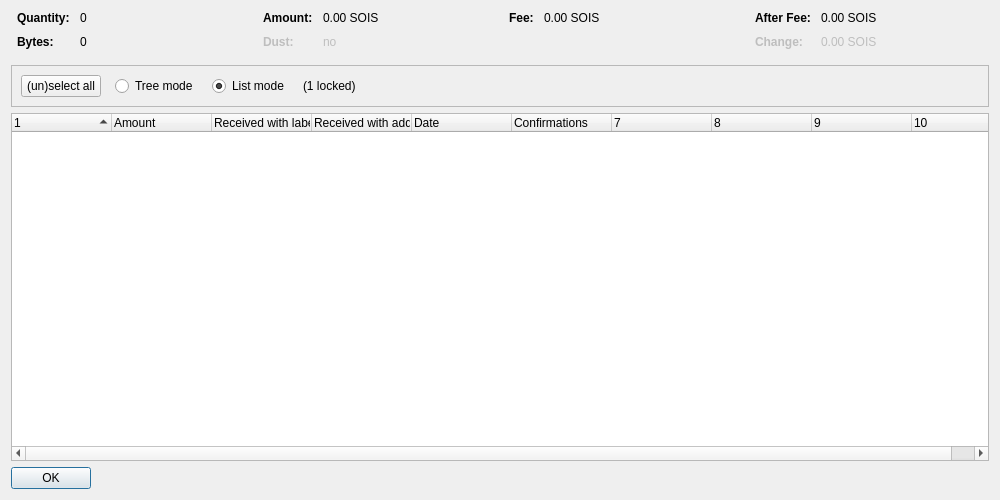
<?xml version="1.0" encoding="UTF-8"?>
<ui version="4.0">
 <class>CoinControlDialog</class>
 <widget class="QDialog" name="CoinControlDialog">
  <property name="geometry">
   <rect>
    <x>0</x>
    <y>0</y>
    <width>1000</width>
    <height>500</height>
   </rect>
  </property>
  <property name="windowTitle">
   <string>Coin Selection</string>
  </property>
  <layout class="QVBoxLayout" name="verticalLayout">
   <item>
    <layout class="QHBoxLayout" name="horizontalLayoutTop" stretch="0,0,0,0">
     <property name="topMargin">
      <number>0</number>
     </property>
     <property name="bottomMargin">
      <number>10</number>
     </property>
     <item>
      <layout class="QFormLayout" name="formLayoutCoinControl1">
       <property name="horizontalSpacing">
        <number>10</number>
       </property>
       <property name="verticalSpacing">
        <number>10</number>
       </property>
       <property name="leftMargin">
        <number>6</number>
       </property>
       <property name="rightMargin">
        <number>6</number>
       </property>
       <item row="0" column="0">
        <widget class="QLabel" name="labelCoinControlQuantityText">
         <property name="font">
          <font>
           <weight>75</weight>
           <bold>true</bold>
          </font>
         </property>
         <property name="text">
          <string>Quantity:</string>
         </property>
        </widget>
       </item>
       <item row="0" column="1">
        <widget class="QLabel" name="labelCoinControlQuantity">
         <property name="cursor">
          <cursorShape>IBeamCursor</cursorShape>
         </property>
         <property name="contextMenuPolicy">
          <enum>Qt::ActionsContextMenu</enum>
         </property>
         <property name="text">
          <string notr="true">0</string>
         </property>
         <property name="textInteractionFlags">
          <set>Qt::LinksAccessibleByMouse|Qt::TextSelectableByKeyboard|Qt::TextSelectableByMouse</set>
         </property>
        </widget>
       </item>
       <item row="1" column="0">
        <widget class="QLabel" name="labelCoinControlBytesText">
         <property name="font">
          <font>
           <weight>75</weight>
           <bold>true</bold>
          </font>
         </property>
         <property name="text">
          <string>Bytes:</string>
         </property>
        </widget>
       </item>
       <item row="1" column="1">
        <widget class="QLabel" name="labelCoinControlBytes">
         <property name="cursor">
          <cursorShape>IBeamCursor</cursorShape>
         </property>
         <property name="contextMenuPolicy">
          <enum>Qt::ActionsContextMenu</enum>
         </property>
         <property name="text">
          <string notr="true">0</string>
         </property>
         <property name="textInteractionFlags">
          <set>Qt::LinksAccessibleByMouse|Qt::TextSelectableByKeyboard|Qt::TextSelectableByMouse</set>
         </property>
        </widget>
       </item>
      </layout>
     </item>
     <item>
      <layout class="QFormLayout" name="formLayoutCoinControl2">
       <property name="horizontalSpacing">
        <number>10</number>
       </property>
       <property name="verticalSpacing">
        <number>10</number>
       </property>
       <property name="leftMargin">
        <number>6</number>
       </property>
       <property name="rightMargin">
        <number>6</number>
       </property>
       <item row="0" column="0">
        <widget class="QLabel" name="labelCoinControlAmountText">
         <property name="font">
          <font>
           <weight>75</weight>
           <bold>true</bold>
          </font>
         </property>
         <property name="text">
          <string>Amount:</string>
         </property>
        </widget>
       </item>
       <item row="0" column="1">
        <widget class="QLabel" name="labelCoinControlAmount">
         <property name="cursor">
          <cursorShape>IBeamCursor</cursorShape>
         </property>
         <property name="contextMenuPolicy">
          <enum>Qt::ActionsContextMenu</enum>
         </property>
         <property name="text">
          <string notr="true">0.00 SOIS</string>
         </property>
         <property name="textInteractionFlags">
          <set>Qt::LinksAccessibleByMouse|Qt::TextSelectableByKeyboard|Qt::TextSelectableByMouse</set>
         </property>
        </widget>
       </item>
       <item row="1" column="0">
        <widget class="QLabel" name="labelCoinControlLowOutputText">
         <property name="enabled">
          <bool>false</bool>
         </property>
         <property name="font">
          <font>
           <weight>75</weight>
           <bold>true</bold>
          </font>
         </property>
         <property name="text">
          <string>Dust:</string>
         </property>
        </widget>
       </item>
       <item row="1" column="1">
        <widget class="QLabel" name="labelCoinControlLowOutput">
         <property name="enabled">
          <bool>false</bool>
         </property>
         <property name="cursor">
          <cursorShape>IBeamCursor</cursorShape>
         </property>
         <property name="contextMenuPolicy">
          <enum>Qt::ActionsContextMenu</enum>
         </property>
         <property name="text">
          <string notr="true">no</string>
         </property>
         <property name="textInteractionFlags">
          <set>Qt::LinksAccessibleByMouse|Qt::TextSelectableByKeyboard|Qt::TextSelectableByMouse</set>
         </property>
        </widget>
       </item>
      </layout>
     </item>
     <item>
      <layout class="QFormLayout" name="formLayoutCoinControl3">
       <property name="horizontalSpacing">
        <number>10</number>
       </property>
       <property name="verticalSpacing">
        <number>10</number>
       </property>
       <property name="leftMargin">
        <number>6</number>
       </property>
       <property name="rightMargin">
        <number>6</number>
       </property>
       <item row="0" column="0">
        <widget class="QLabel" name="labelCoinControlFeeText">
         <property name="font">
          <font>
           <weight>75</weight>
           <bold>true</bold>
          </font>
         </property>
         <property name="text">
          <string>Fee:</string>
         </property>
        </widget>
       </item>
       <item row="0" column="1">
        <widget class="QLabel" name="labelCoinControlFee">
         <property name="cursor">
          <cursorShape>IBeamCursor</cursorShape>
         </property>
         <property name="contextMenuPolicy">
          <enum>Qt::ActionsContextMenu</enum>
         </property>
         <property name="text">
          <string notr="true">0.00 SOIS</string>
         </property>
         <property name="textInteractionFlags">
          <set>Qt::LinksAccessibleByMouse|Qt::TextSelectableByKeyboard|Qt::TextSelectableByMouse</set>
         </property>
        </widget>
       </item>
      </layout>
     </item>
     <item>
      <layout class="QFormLayout" name="formLayoutCoinControl4">
       <property name="horizontalSpacing">
        <number>10</number>
       </property>
       <property name="verticalSpacing">
        <number>10</number>
       </property>
       <property name="leftMargin">
        <number>6</number>
       </property>
       <property name="rightMargin">
        <number>6</number>
       </property>
       <item row="0" column="0">
        <widget class="QLabel" name="labelCoinControlAfterFeeText">
         <property name="font">
          <font>
           <weight>75</weight>
           <bold>true</bold>
          </font>
         </property>
         <property name="text">
          <string>After Fee:</string>
         </property>
        </widget>
       </item>
       <item row="0" column="1">
        <widget class="QLabel" name="labelCoinControlAfterFee">
         <property name="cursor">
          <cursorShape>IBeamCursor</cursorShape>
         </property>
         <property name="contextMenuPolicy">
          <enum>Qt::ActionsContextMenu</enum>
         </property>
         <property name="text">
          <string notr="true">0.00 SOIS</string>
         </property>
         <property name="textInteractionFlags">
          <set>Qt::LinksAccessibleByMouse|Qt::TextSelectableByKeyboard|Qt::TextSelectableByMouse</set>
         </property>
        </widget>
       </item>
       <item row="1" column="0">
        <widget class="QLabel" name="labelCoinControlChangeText">
         <property name="enabled">
          <bool>false</bool>
         </property>
         <property name="font">
          <font>
           <weight>75</weight>
           <bold>true</bold>
          </font>
         </property>
         <property name="text">
          <string>Change:</string>
         </property>
        </widget>
       </item>
       <item row="1" column="1">
        <widget class="QLabel" name="labelCoinControlChange">
         <property name="enabled">
          <bool>false</bool>
         </property>
         <property name="cursor">
          <cursorShape>IBeamCursor</cursorShape>
         </property>
         <property name="contextMenuPolicy">
          <enum>Qt::ActionsContextMenu</enum>
         </property>
         <property name="text">
          <string notr="true">0.00 SOIS</string>
         </property>
         <property name="textInteractionFlags">
          <set>Qt::LinksAccessibleByMouse|Qt::TextSelectableByKeyboard|Qt::TextSelectableByMouse</set>
         </property>
        </widget>
       </item>
      </layout>
     </item>
    </layout>
   </item>
   <item>
    <widget class="QFrame" name="frame">
     <property name="minimumSize">
      <size>
       <width>0</width>
       <height>40</height>
      </size>
     </property>
     <property name="frameShape">
      <enum>QFrame::StyledPanel</enum>
     </property>
     <property name="frameShadow">
      <enum>QFrame::Sunken</enum>
     </property>
     <layout class="QHBoxLayout" name="horizontalLayout">
      <item>
       <layout class="QHBoxLayout" name="horizontalLayoutPanel" stretch="0,0,0,0,0">
        <property name="spacing">
         <number>14</number>
        </property>
        <item>
         <widget class="QPushButton" name="pushButtonSelectAll">
          <property name="sizePolicy">
           <sizepolicy hsizetype="Maximum" vsizetype="Fixed">
            <horstretch>0</horstretch>
            <verstretch>0</verstretch>
           </sizepolicy>
          </property>
          <property name="text">
           <string>(un)select all</string>
          </property>
          <property name="autoDefault">
           <bool>false</bool>
          </property>
         </widget>
        </item>
        <item>
         <widget class="QRadioButton" name="radioTreeMode">
          <property name="sizePolicy">
           <sizepolicy hsizetype="Maximum" vsizetype="Fixed">
            <horstretch>0</horstretch>
            <verstretch>0</verstretch>
           </sizepolicy>
          </property>
          <property name="text">
           <string>Tree mode</string>
          </property>
         </widget>
        </item>
        <item>
         <widget class="QRadioButton" name="radioListMode">
          <property name="sizePolicy">
           <sizepolicy hsizetype="Maximum" vsizetype="Fixed">
            <horstretch>0</horstretch>
            <verstretch>0</verstretch>
           </sizepolicy>
          </property>
          <property name="text">
           <string>List mode</string>
          </property>
          <property name="checked">
           <bool>true</bool>
          </property>
         </widget>
        </item>
        <item>
         <widget class="QLabel" name="labelLocked">
          <property name="text">
           <string notr="true">(1 locked)</string>
          </property>
         </widget>
        </item>
        <item>
         <spacer name="horizontalSpacer">
          <property name="orientation">
           <enum>Qt::Horizontal</enum>
          </property>
          <property name="sizeHint" stdset="0">
           <size>
            <width>40</width>
            <height>20</height>
           </size>
          </property>
         </spacer>
        </item>
       </layout>
      </item>
     </layout>
    </widget>
   </item>
   <item>
    <widget class="CoinControlTreeWidget" name="treeWidget">
     <property name="contextMenuPolicy">
      <enum>Qt::CustomContextMenu</enum>
     </property>
     <property name="sortingEnabled">
      <bool>false</bool>
     </property>
     <property name="columnCount">
      <number>10</number>
     </property>
     <attribute name="headerShowSortIndicator" stdset="0">
      <bool>true</bool>
     </attribute>
     <attribute name="headerStretchLastSection">
      <bool>false</bool>
     </attribute>
     <column>
      <property name="text">
       <string/>
      </property>
     </column>
     <column>
      <property name="text">
       <string>Amount</string>
      </property>
     </column>
     <column>
      <property name="text">
       <string>Received with label</string>
      </property>
     </column>
     <column>
      <property name="text">
       <string>Received with address</string>
      </property>
     </column>
     <column>
      <property name="text">
       <string>Date</string>
      </property>
     </column>
     <column>
      <property name="text">
       <string>Confirmations</string>
      </property>
      <property name="toolTip">
       <string>Confirmed</string>
      </property>
     </column>
     <column>
      <property name="text">
       <string/>
      </property>
     </column>
     <column>
      <property name="text">
       <string/>
      </property>
     </column>
     <column>
      <property name="text">
       <string/>
      </property>
     </column>
     <column>
      <property name="text">
       <string/>
      </property>
     </column>
    </widget>
   </item>
   <item>
    <widget class="QDialogButtonBox" name="buttonBox">
     <property name="sizePolicy">
      <sizepolicy hsizetype="Maximum" vsizetype="Fixed">
       <horstretch>0</horstretch>
       <verstretch>0</verstretch>
      </sizepolicy>
     </property>
     <property name="orientation">
      <enum>Qt::Horizontal</enum>
     </property>
     <property name="standardButtons">
      <set>QDialogButtonBox::Ok</set>
     </property>
    </widget>
   </item>
  </layout>
 </widget>
 <customwidgets>
  <customwidget>
   <class>CoinControlTreeWidget</class>
   <extends>QTreeWidget</extends>
   <header>coincontroltreewidget.h</header>
  </customwidget>
 </customwidgets>
 <resources/>
 <connections/>
</ui>
